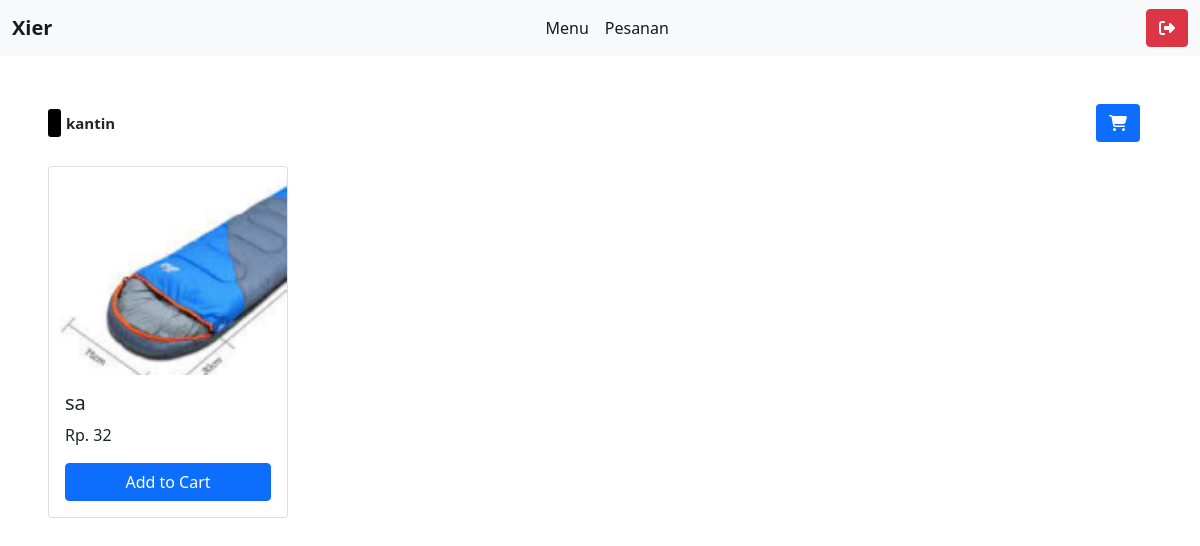
Page /kantin/list_menu/2 (signed in) on the earlier database version.
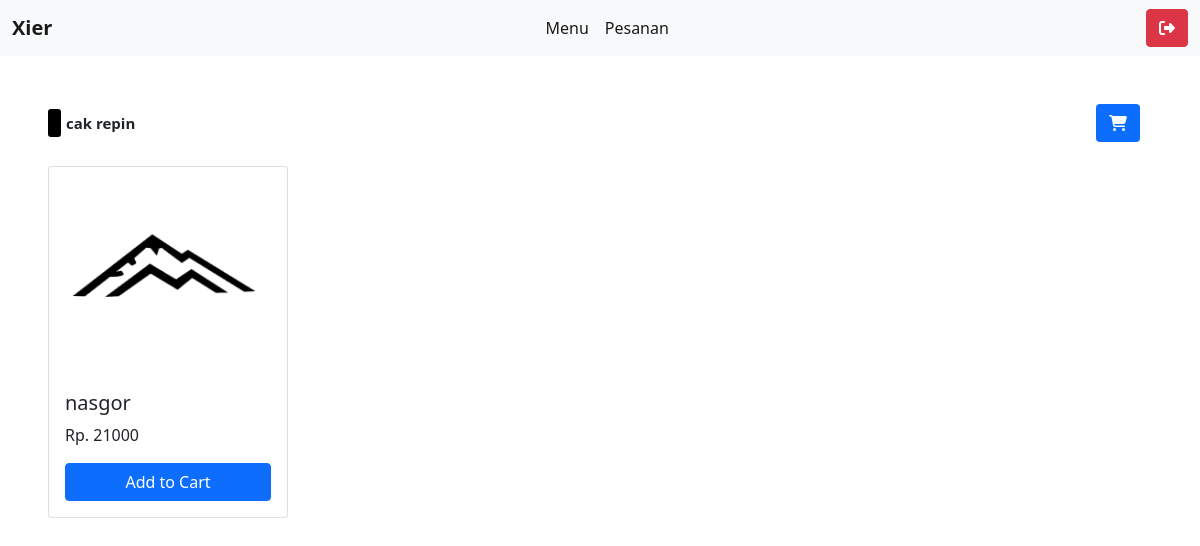
Same page on the later database version.
### user/models.py (models this page shows)
class User(AbstractUser):
    role_list = (
        (ADMIN, 'Admin'),
        (KANTIN, 'Kantin'),
        (MAHASISWA, 'Mahasiswa')
    )
    role = models.CharField(max_length=100, choices=role_list, default=ADMIN)
    text_password = models.CharField(max_length=100, blank=True, null=True)

### kantin/models.py (models this page shows, shortened)
class Menu(models.Model):
    stocks = (
        (TERSEDIA, 'Tersedia'),
        (TIDAK_TERSEDIA, 'Tidak Tersedia'),
    )
    name = models.CharField(max_length=100)
    price = models.IntegerField()
    image = models.ImageField(upload_to="upload/menu/")
    desc = models.CharField(max_length=100)
    stok = models.CharField(max_length=100, choices=stocks, default=TERSEDIA)
    author = models.ForeignKey(User, on_delete=models.CASCADE)

### kantin/views.py (the view)
# urls.py: path('list_menu/<int:kantin_id>', views.list_menu, name="listmenu"),
@login_required
def list_menu(request, kantin_id):
    kantin = get_object_or_404(User, pk=kantin_id)
    menus = Menu.objects.filter(author = kantin)
    keranjang = Keranjang.objects.filter(penjual=kantin)
    return render(request, "listMenu.html", {'menu_list' : menus, 'kantin_id': kantin_id, 'kantin':kantin})

### templates/listMenu.html (shortened to what this page needs)
{% extends 'base.html' %}
{% block content %}
<nav class="navbar shadow navbar-expand-lg navbar-light bg-light shadow-none sticky-top">
  <div class="container-fluid">
    <a class="navbar-brand fw-bold" href="#">Xier</a>
    <div class="collapse navbar-collapse" id="navbarSupportedContent">
      <ul class="navbar-nav mx-auto mb-2 mb-lg-0">
        <li class="nav-item">
          <a class="nav-link active" aria-current="page" href="">Menu</a>
        </li>
        <li class="nav-item">
          <a class="nav-link active" aria-current="page" href="">Pesanan</a>
        </li>
      </ul>
      {% if user.is_authenticated %}
      <a class="btn btn-danger" href="{% url 'logout' %}" role="button"><i
          class="fa-solid fa-right-from-bracket"></i></a>
      {% endif %}
    </div>
  </div>
</nav>
<div class="p-5">
  <div class="row row-cols-1 ">
    <div class="row mb-4">
      <div class="col-md-8 d-flex flex-row bd-highlight align-items-center">
        <div class="shape-rectangle bd-highlight"
          style="width: 13px; height:28px; background-color: #000; border-radius: 3px"></div>
        <div class="text bd-highlight" style="font-size: 15px; font-weight:600; margin-left: 5px;">{{ kantin }}</div>
      </div>
      <div class="col-md-4 d-flex flex-row justify-content-end align-items-center p-0">
        <a href="{% url 'kantin:cart'  %}" style="text-decoration: none; color: white;" class="btn bg-primary"><i class="fa-solid fa-cart-shopping"></i></a>
    </div>
    </div>
    {% for i in menu_list %}
    <div class="col-6 col-md-2 mb-2">
      <div class="card" style="width: 15rem;">
        <img src="{{i.image.url}}" style="height: 13rem;" class="card-img-top" alt="...">
        <div class="card-body">
          <h5 class="card-title">{{i.name}}</h5>
          <p class="card-text">Rp. {{i.price}}</p>
          {% if i.stok == "Tersedia" %}
          <form method="post" action="{% url 'kantin:add_to_cart' menu_id=i.id kantin_id=kantin_id %}">
            <button class="btn btn-primary col-12 text-white shadow-none" type="submit">Add to Cart</button>
          </form>
          {% else %}
          <button class="btn btn-primary col-12 text-white shadow-none disabled" type="submit">Add to Cart</button>
          {% endif %}
        </div>
      </div>
    </div>
    {% endfor %}
  </div>
</div>
{% endblock content %}

### templates/base.html (shortened to what this page needs)
{% load static %}
<!doctype html>
<html lang="en">
  <head>
    <link href="https://cdn.jsdelivr.net/npm/bootstrap@5.1.3/dist/css/bootstrap.min.css" rel="stylesheet">
    <link href="{% static 'fontawesomefree/css/all.min.css' %}" rel="stylesheet" type="text/css">
  </head>
  </head>
  <body style="overflow-x: hidden;">
    {% block content %}
    {% endblock content %}
  </body>
</html>

Differences in the rows shown:
changed User: username "kantin" → "cak repin"
changed Menu: image: a different picture; name "sa" → "nasgor"; price "32" → "21000"
